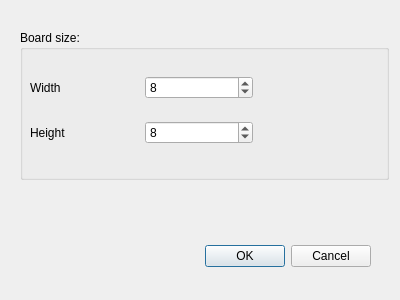
<?xml version="1.0" encoding="UTF-8"?>
<ui version="4.0">
 <class>NewBoard</class>
 <widget class="QDialog" name="NewBoard">
  <property name="geometry">
   <rect>
    <x>0</x>
    <y>0</y>
    <width>400</width>
    <height>300</height>
   </rect>
  </property>
  <property name="minimumSize">
   <size>
    <width>400</width>
    <height>300</height>
   </size>
  </property>
  <property name="maximumSize">
   <size>
    <width>400</width>
    <height>300</height>
   </size>
  </property>
  <property name="windowTitle">
   <string>Create new board</string>
  </property>
  <widget class="QDialogButtonBox" name="buttonBox">
   <property name="geometry">
    <rect>
     <x>30</x>
     <y>240</y>
     <width>341</width>
     <height>32</height>
    </rect>
   </property>
   <property name="orientation">
    <enum>Qt::Orientation::Horizontal</enum>
   </property>
   <property name="standardButtons">
    <set>QDialogButtonBox::StandardButton::Cancel|QDialogButtonBox::StandardButton::Ok</set>
   </property>
  </widget>
  <widget class="QGroupBox" name="BoardSizeBox">
   <property name="geometry">
    <rect>
     <x>20</x>
     <y>30</y>
     <width>369</width>
     <height>150</height>
    </rect>
   </property>
   <property name="minimumSize">
    <size>
     <width>0</width>
     <height>150</height>
    </size>
   </property>
   <property name="maximumSize">
    <size>
     <width>16777215</width>
     <height>150</height>
    </size>
   </property>
   <property name="title">
    <string>Board size:</string>
   </property>
   <widget class="QWidget" name="verticalLayoutWidget">
    <property name="geometry">
     <rect>
      <x>10</x>
      <y>30</y>
      <width>223</width>
      <height>101</height>
     </rect>
    </property>
    <layout class="QVBoxLayout" name="verticalLayout_2">
     <item>
      <layout class="QHBoxLayout" name="WidthLayout">
       <item>
        <widget class="QLabel" name="label_width">
         <property name="text">
          <string>Width</string>
         </property>
        </widget>
       </item>
       <item>
        <widget class="QSpinBox" name="spinBox_width">
         <property name="minimum">
          <number>1</number>
         </property>
         <property name="maximum">
          <number>500</number>
         </property>
         <property name="value">
          <number>8</number>
         </property>
        </widget>
       </item>
      </layout>
     </item>
     <item>
      <layout class="QHBoxLayout" name="HeightLayout">
       <item>
        <widget class="QLabel" name="label_height">
         <property name="text">
          <string>Height</string>
         </property>
        </widget>
       </item>
       <item>
        <widget class="QSpinBox" name="spinBox_height">
         <property name="minimum">
          <number>1</number>
         </property>
         <property name="maximum">
          <number>500</number>
         </property>
         <property name="value">
          <number>8</number>
         </property>
        </widget>
       </item>
      </layout>
     </item>
    </layout>
   </widget>
  </widget>
 </widget>
 <resources/>
 <connections>
  <connection>
   <sender>buttonBox</sender>
   <signal>accepted()</signal>
   <receiver>NewBoard</receiver>
   <slot>accept()</slot>
   <hints>
    <hint type="sourcelabel">
     <x>248</x>
     <y>254</y>
    </hint>
    <hint type="destinationlabel">
     <x>157</x>
     <y>274</y>
    </hint>
   </hints>
  </connection>
  <connection>
   <sender>buttonBox</sender>
   <signal>rejected()</signal>
   <receiver>NewBoard</receiver>
   <slot>reject()</slot>
   <hints>
    <hint type="sourcelabel">
     <x>316</x>
     <y>260</y>
    </hint>
    <hint type="destinationlabel">
     <x>286</x>
     <y>274</y>
    </hint>
   </hints>
  </connection>
 </connections>
</ui>
